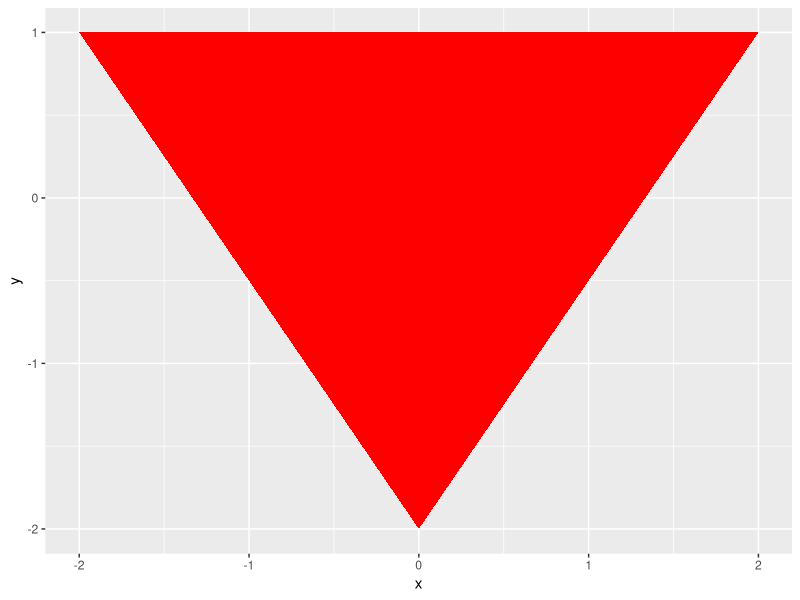
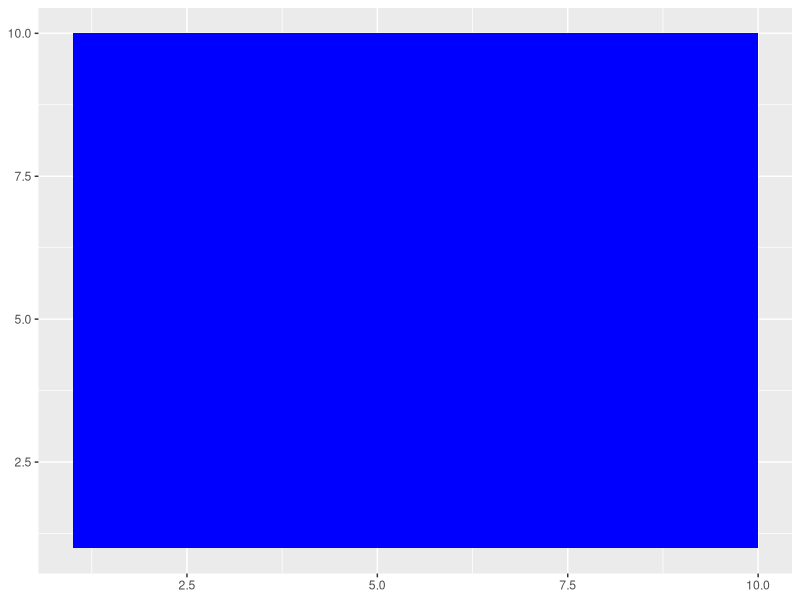

Here is the R script that generated these plots, in order:
## ---- chunk 1
knitr::opts_chunk$set(echo = TRUE)
## ---- chunk 2
# Load necessary packages.
library(ggplot2)
## ---- chunk 3

library(ggplot2)

x1 <- c( 0, 2, -2)
y1 <- c(-2, 1,  1)

ggplot() + 
  geom_polygon(data = data.frame(x = x1, y = y1), aes(x = x, y = y), fill="red")
  
## ---- chunk 4
library(ggplot2)

ggplot() + 
  geom_rect(aes(xmin = 1, xmax = 10, ymin = 1, ymax = 10), fill='blue')
